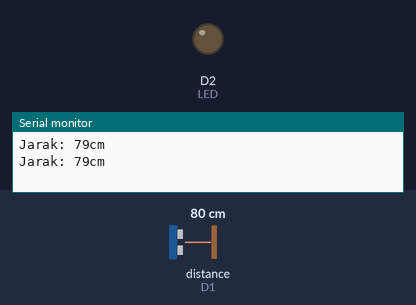
Bench run of a program on a simulated ESP8266 (NodeMCU). Shown: output pins drawn as LEDs (lit = HIGH), the last lines printed to the serial monitor. Wiring (inferred from the names in the program): ultrasonic range finder: trigger D0; echo D1. The inputs (shaded band) are chosen by the test bench; at power-on: distance to the obstacle (sensor on D1) 80 cm. The echo pulse lasts 58.3 µs per cm; pins used as bus, display or sensor lines are not drawn.

Above: at 1.8 s.
1.9 s: distance to the obstacle (sensor on D1) set to 13 cm
3.4 s: distance to the obstacle (sensor on D1) set to 10 cm
At 4.6 s:
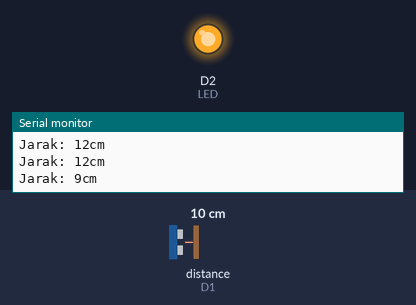
5.5 s: distance to the obstacle (sensor on D1) set to 18 cm
At 6.3 s:
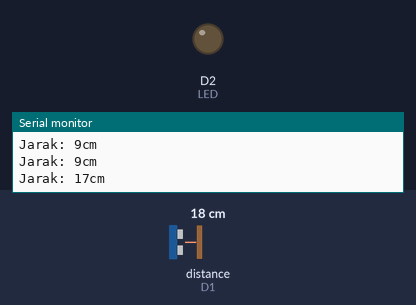
7.5 s: distance to the obstacle (sensor on D1) set to 2 cm
At 9.1 s:
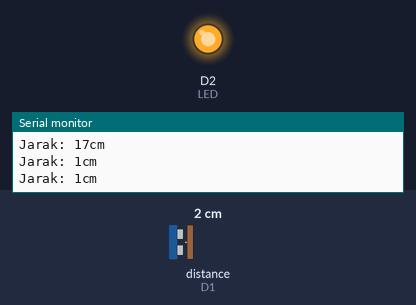
Timing chart, 0 to 10.5 s (numbered marks = the images above; inputs shaded):
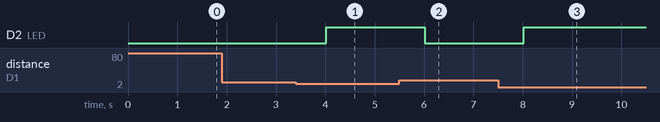

The program:

main.cpp
```cpp
#include <Arduino.h>

// deklarasi fungsi
int trigPin = D0;
int echoPin = D1;
int LED = D2;

long duration;
long distance;

void setup() {
  pinMode(LED, OUTPUT);
  pinMode(trigPin, OUTPUT);
  pinMode(echoPin, INPUT);
  Serial.begin(9600);
}

void loop() {
  digitalWrite(trigPin, LOW);
  delayMicroseconds(5);
  digitalWrite(trigPin, HIGH);
  delayMicroseconds(10);
  digitalWrite(trigPin, LOW);

  duration = pulseIn(echoPin, HIGH);
  distance = 0.034 * duration / 2;

  Serial.print("Jarak: ");
  Serial.print(distance);
  Serial.println("cm");
  if (distance <= 10){
    digitalWrite(LED, HIGH);
  } else {
    digitalWrite(LED, LOW);
  }
  delay(1000);
}

/*
CATATAN:
- ucc +, gnd -
- trig mengeluarkan sinyal
- echo menangkap sinyal
- 3v3 positif 3volt
- gnd ground negatif
- led hanya untuk mengeluarkan sinyal(cahaya)
- trigerpin untuk mengeluarkan gelombang yang nantinya akan ditangkap oleh echopin yang memiliki inputan
- pada sistem ini nantinya akan ada waktu dan jarak untuk keluar masuk maka menggunakan distance dan duration
*/
```

Measured:
- the behaviour switches between 12 and 11 cm on distance to the obstacle (sensor on D1) (found by bisection; images 0 and 1)
- after the input at 3.4 s, D2 (LED): LOW → HIGH after 0.61 s
- after the input at 5.5 s, D2 (LED): HIGH → LOW after 0.52 s
- after the input at 7.5 s, D2 (LED): LOW → HIGH after 0.52 s
